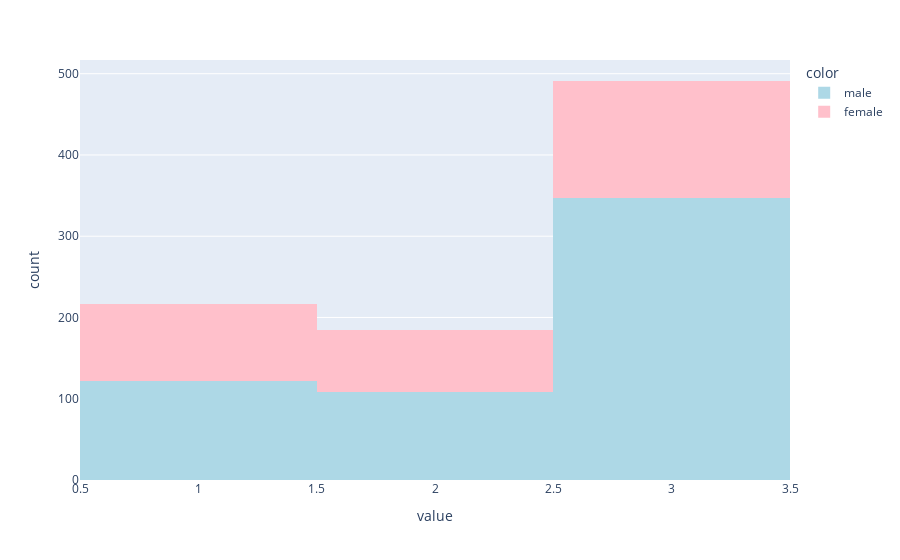

Write notebook code for a chart like this one.
### Markdown cell above
##### Pclass vs. Sex

### Code cell
px.histogram(df['Pclass'], color=df['Sex'], color_discrete_sequence=['lightblue', 'pink'])

### Figure 1 — Plotly figure (JSON) as saved in the notebook; plotly's stock layout.template omitted (floating-point values rounded to 4 significant figures; data arrays with more than 128 entries replaced by an {"elided": "..."} marker saying what was removed)
{"data": [{"alignmentgroup": "True", "bingroup": "x", "hovertemplate": "color=male<br>value=%{x}<br>count=%{y}<extra></extra>", "legendgroup": "male", "marker": {"color": "lightblue", "pattern": {"shape": ""}}, "name": "male", "offsetgroup": "male", "orientation": "v", "showlegend": true, "type": "histogram", "x": {"elided": "577 int values"}, "xaxis": "x", "yaxis": "y"}, {"alignmentgroup": "True", "bingroup": "x", "hovertemplate": "color=female<br>value=%{x}<br>count=%{y}<extra></extra>", "legendgroup": "female", "marker": {"color": "pink", "pattern": {"shape": ""}}, "name": "female", "offsetgroup": "female", "orientation": "v", "showlegend": true, "type": "histogram", "x": {"elided": "314 int values"}, "xaxis": "x", "yaxis": "y"}], "layout": {"barmode": "relative", "legend": {"title": {"text": "color"}, "tracegroupgap": 0}, "margin": {"t": 60}, "xaxis": {"anchor": "y", "domain": [0, 1], "title": {"text": "value"}}, "yaxis": {"anchor": "x", "domain": [0, 1], "title": {"text": "count"}}}}
